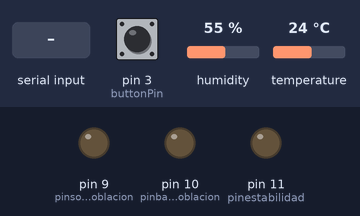
Bench run of a sketch on a simulated Arduino Uno, built with avr-gcc and run on an emulated ATmega328P. Shown: output pins drawn as LEDs (lit = HIGH). The test bench sets the inputs (shaded band); at power-on: pin 3 (buttonPin) HIGH, humidity 55 %, temperature 24 °C. What the sketch prints to the serial monitor is not drawn.

Above: at 1.2 s.
1.3 s: "live_cells:\n" received over Serial
At 2.4 s:
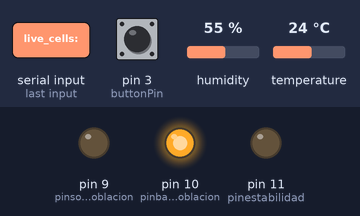
2.8 s: "live_cells:90\n" received over Serial
At 3.7 s:
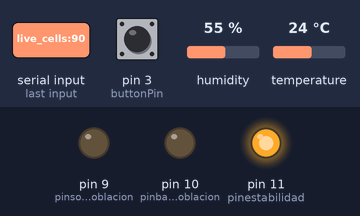
5.9 s: "90,45,200\n" received over Serial
At 9.4 s:
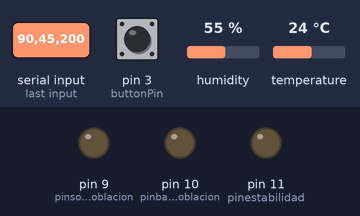
10.4 s: "live_cells:,45\n" received over Serial
At 10.7 s:
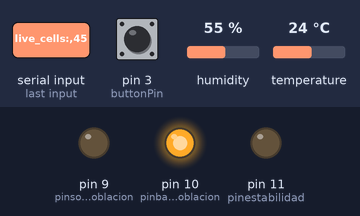
Timing chart, 0 to 12.9 s (numbered marks = the images above; inputs shaded):
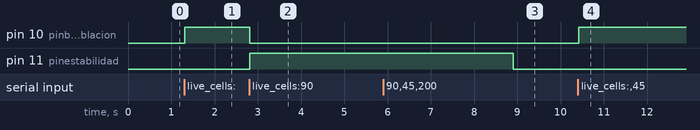

Measured:
- after the input at 1.3 s, pin 10 (pinbajapoblacion): LOW → HIGH at once
- after the input at 2.8 s, pin 10 (pinbajapoblacion): HIGH → LOW at once; pin 11 (pinestabilidad): LOW → HIGH at once
- after the input at 5.9 s, pin 11 (pinestabilidad): HIGH → LOW after 3.0 s
- after the input at 10.4 s, pin 10 (pinbajapoblacion): LOW → HIGH at once

The sketch:

boton_reset.ino
```cpp
#include <DHT.h>
int pinsobrepoblacion = 9; // Define el pin donde el LED está conectado
int pinbajapoblacion = 10;
int pinestabilidad = 11;
#define buttonPin 3
#define DHTPin 5
#define DHTTYPE DHT11

DHT dht(DHTPin, DHTTYPE);

bool oldVal = HIGH;

void setup() {
  Serial.begin(9600);        // Inicia la comunicación serial a 9600 bps
  pinMode(pinsobrepoblacion, OUTPUT);
  pinMode(pinbajapoblacion, OUTPUT);
  pinMode(pinestabilidad, OUTPUT);   // Configura el pin del LED como salida
  pinMode(buttonPin, INPUT_PULLUP);
  dht.begin();

}

void loop() {
  bool val = digitalRead(buttonPin);

  if (oldVal == HIGH && val == LOW) {
    Serial.println("reset");  // Envía el mensaje de reseteo al programa Python
  }
  oldVal = val;

  float temp = dht.readTemperature();

  Serial.print("a-");
  Serial.print((int)temp);
  Serial.println();

  if (Serial.available()) {
    String data = Serial.readStringUntil('\n');
    if (data.startsWith("live_cells:")) { // Verifica si el mensaje es un conteo de células vivas
      int live_cells = data.substring(11).toInt(); // Extrae el número de células vivas
      // Asumiendo algunos umbrales ejemplo para demostración
      if (live_cells > 200) {
        setColor(255, 0, 0); // Rojo: Sobrepoblación
      } else if (live_cells < 50) {
        setColor(0, 255, 0); // Verde: Subpoblación
      } else {
        setColor(0, 0, 255); // Azul: Estabilidad
      }
    } else {
      // El procesamiento de las condiciones existentes sigue igual
      int primeracoma = data.indexOf(',');
      int segundacoma = data.indexOf(',', primeracoma + 1);
      int sobrepoblacion = Serial.parseInt();
      int bajapoblacion = Serial.parseInt();
      int estabilidad = Serial.parseInt();

      if (sobrepoblacion > 0) {
        setColor(255, 0, 0);  // Rojo: Sobrepoblación
      } else if (bajapoblacion > 0) {
        setColor(0, 255, 0);  // Verde: Subpoblación
      } else if (estabilidad > 0) {
        setColor(0, 0, 255);  // Azul: Estabilidad
      } else {
        setColor(0, 0, 0);    // Apagado si no hay condiciones
      }
    }
  }
}

void setColor(int red, int green, int blue) {
  analogWrite(pinsobrepoblacion, red);
  analogWrite(pinbajapoblacion, green);
  analogWrite(pinestabilidad, blue);
}
```
